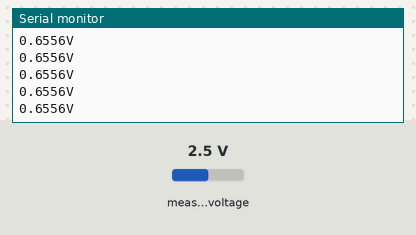
A program run on a simulated ESP32. On the bench: the last lines printed to the serial monitor. The inputs (shaded band) are chosen by the test bench; at power-on: measured voltage 2.5 V.

Above: at 1.2 s.
1.3 s: measured voltage set to 0.1 V
At 1.31 s:
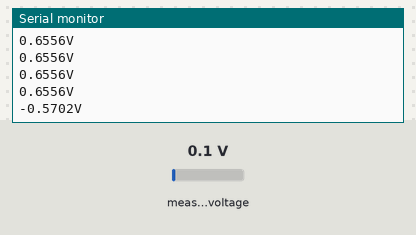
2.8 s: measured voltage set to 1.2 V
At 2.83 s:
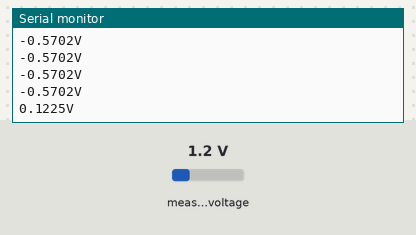
Timing chart, 0 to 5.8 s (numbered marks = the images above; inputs shaded):
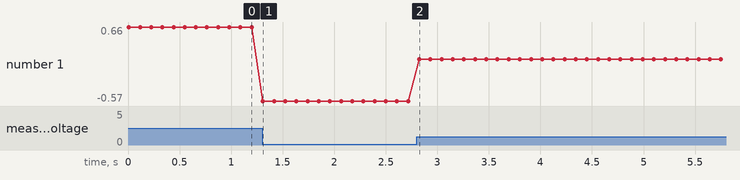

The program:

main.cpp
```cpp
#include <Arduino.h>
#include <Adafruit_SPIDevice.h>
#include <Adafruit_ADS1X15.h>

Adafruit_ADS1115 ads;
void setup() {
  Serial.begin(9600);
  Serial.println("Hello!");

  if (!ads.begin()) {
    Serial.println("Failed to initialize ADS.");
    while (1);
  }
  // 重要，设置为GAIN_TWO可得到较高的分辨率，不可乱改，跟电路设计有关，若超出范围，会导致读取值错误甚至烧坏芯片
  ads.setGain(GAIN_TWO);
}

void loop() {
  int16_t adc0;
  float volts0, v;
  // 读取第一个通道的采样值
  adc0 = ads.readADC_SingleEnded(0);
  // 转换为电压（单位V）
  volts0 = ads.computeVolts(adc0);

  // 根据电路板的体质各异进行标定，获取更为精准的电压值
  // 标定系数
  float k = 1.59064, b = 1.00513;

  // 标定公式，将ADC值转换为真实的电压值
  v = (volts0 - b) / k - ((volts0 < 1.0052) ? 0.0012 : 0);

  Serial.print(v, 4); Serial.println("V");

  delay(100);
}
```

Measured:
- after the input at 1.3 s, the serial monitor: prints a new line at once (image 1)
- after the input at 2.8 s, the serial monitor: prints a new line at once (image 2)
- plotted number 1: 0.66 → -0.57 after the input at 1.3 s, -0.57 → 0.12 after the input at 2.8 s
